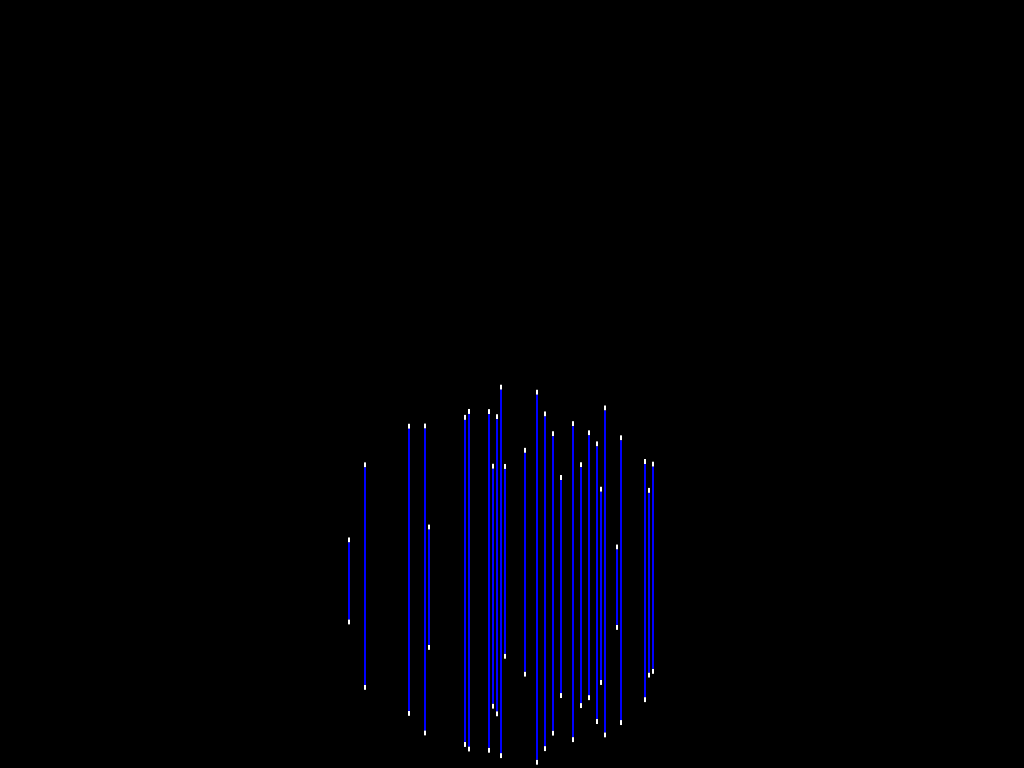
Frame 1 (no input)
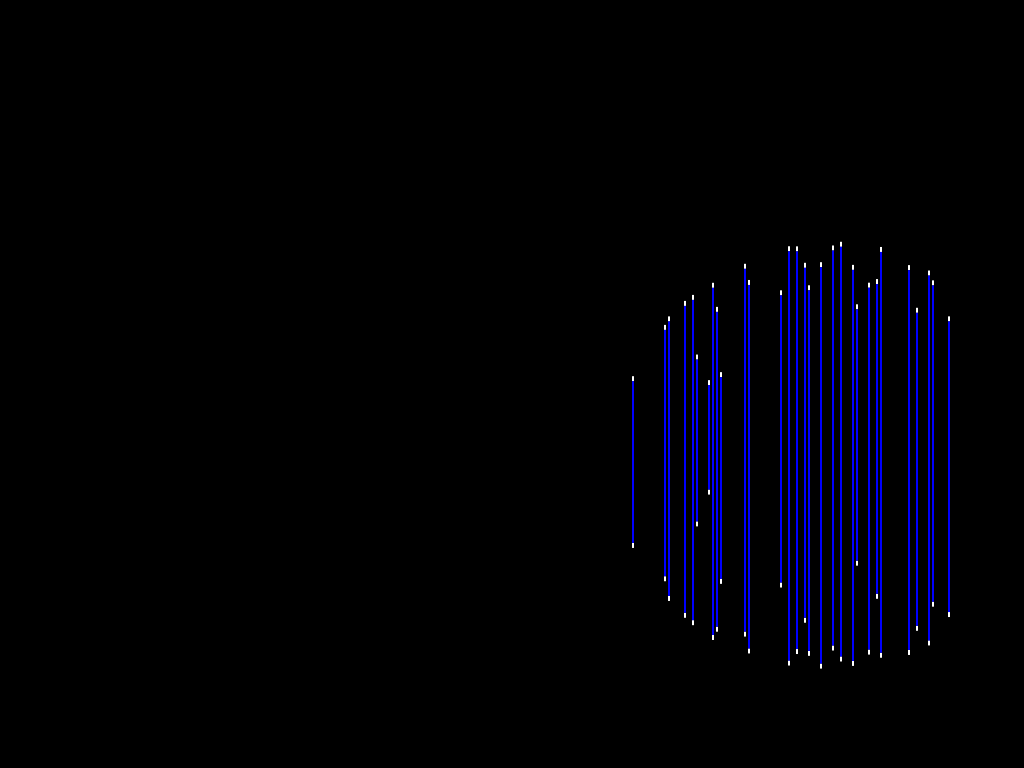
Frame 60 (the mouse pressed at the canvas centre just before this capture)
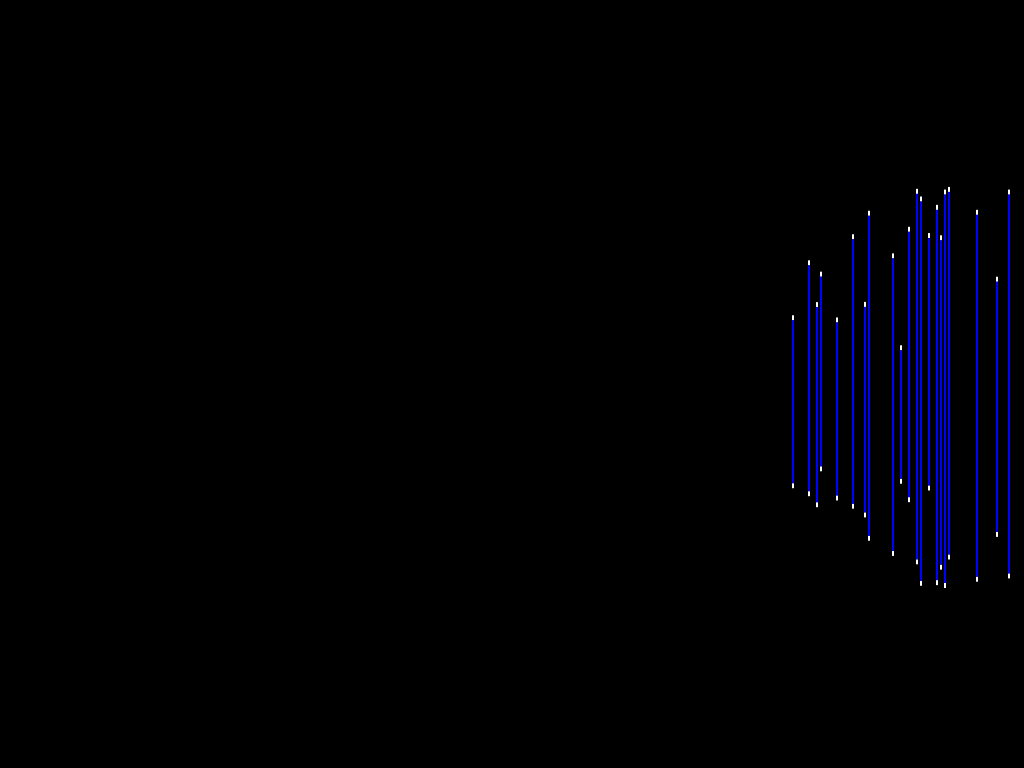
Frame 120 (the mouse held since frame 60 and released just before this capture)

The Processing sketch that drew these frames (run headless with seeded random() and noise(); from frame 60 on, the mouse is pressed at the canvas centre):

// Processing sketch: MOD
// ── MOD.pde
// Wiremap Renderer for GLOBE
// by


//              /      \
//       ______/________\______
//      /      \        /      \
//     /________\      /________\______
//    /                \         |     \
//   /   /      \       \_____   |      \
//      /________\______         |      /
//      \        /      \        |_____/
//       \      /________\
//              \          \     /
//               \_____      \ /
//                           / \
//                         /     \

// March 31, 06

// "a" and "z" mess with the depth of the globe.
// The arrow keys move the globe up, down, left, or right.
// "s" and "x" grown and shrink the globe

// note: all of the calibration functionality should still work

// Modifications by Jukim: globe radius, bouncing added

// Variables for Physical Wiremap
// units in MILLIMETERS

  float depth = 3000.00;                     // distance from projector Mapline
  float map_length = 1280.00;                // mapline length
  float depth_unit = 5.00;                   // units, in inches, along hyp
  float map_unit = 5.00;                     // units, in inches, along mapline
  int wire = 256;                            // number of wires in contraption

// Variables for the Projector

  int wires_hit = 256;                       // how many wires the projector hits
  float ppmm = 0.80;                         // pixels per mm

// Variables for to build the Map

  float[] map = new float[wire];             // distance from mapline to point of intersection along hypot
  float[] x_by_ind = new float[wire];        // x coordinate for each wire
  float[] z_by_ind = new float[wire];        // z coordinate for each wire

// Variables for the Shape to be rendered (a globe)

  float[] globe = new float[3];              // globe x,y,z coords
  float radius = 200.00;                     // globe radius mod

// Variables for Calibration




// Variables for slivers

  boolean loaded = false;                    // switch to load info only once
  int dot_height = 5;                       // height of dots in pxs

// Varaibles for key input

  float step = 3;                           // how far the globe moves / button press

// Variables for globe B

  boolean globe_a = true;
  float[] globe_b = new float[3];              // globe x,y,z coords
  boolean b_visible = false;
  float radius_b = 4;                          // globe radius

  int string_pix_count = 2;

/// MODS

int xdirection = 1;  // Left or Right
int ydirection = 1;  // Top to Bottom
int zdirection = 1;  // Left or Right

float PmouseX ;
float PmouseY ;


float xspeed = 3;  // Speed of the shape
float yspeed = 2.5;  // Speed of the shape
float zspeed = 1.5;  // Speed of the shape


void setup() {
  size(1024, 768);
  background(255);

PmouseX = width/2;
PmouseY = height/2;
  frameRate(30);


}

void draw() {
  noStroke();
  if (loaded == false) {
    loader();
    loaded = true;
  }

  // Update the position of the shape
  PmouseX = PmouseX + ( xspeed * xdirection );
  PmouseY = PmouseY + ( yspeed * ydirection );
  globe[1] = globe[1] + ( zspeed * zdirection );

  // Test to see if the shape exceeds the boundaries of the screen
  // If it does, reverse its direction by multiplying by -1
  if (PmouseX > width-radius || PmouseX-radius < 0) {
    xdirection *= -1;
  }
  if (PmouseY > height-radius || PmouseY-radius < 0) {
    ydirection *= -1;
  }

  if (globe[1] > height || globe[1] < 0) {
    zdirection *= -1;
  }


  globe[0] = (PmouseX / float(width)) * (map_length + radius * 2) - 
(map_length / 2 + radius);
  globe[2] = depth + radius - (PmouseY) / float(height) * (radius * 2 + 
960);
  fill(0);
  rect(0,0,width,height);                              // generate slivers only for hit wires
  for(int i=round((wire - wires_hit)/2); 
i<round((wire-wires_hit)/2)+wires_hit; i+=1){
    gen_circle(i);

  }
}

void loader() {
map[0] = 90;
map[1] = 59;
map[2] = 118;
map[3] = 129;
map[4] = 173;
map[5] = 33;
map[6] = 56;
map[7] = 79;
map[8] = 53;
map[9] = 38;
map[10] = 28;
map[11] = 147;
map[12] = 117;
map[13] = 70;
map[14] = 105;
map[15] = 186;
map[16] = 179;
map[17] = 88;
map[18] = 34;
map[19] = 75;
map[20] = 107;
map[21] = 182;
map[22] = 185;
map[23] = 47;
map[24] = 70;
map[25] = 186;
map[26] = 123;
map[27] = 169;
map[28] = 12;
map[29] = 140;
map[30] = 164;
map[31] = 82;
map[32] = 72;
map[33] = 148;
map[34] = 78;
map[35] = 16;
map[36] = 122;
map[37] = 54;
map[38] = 7;
map[39] = 113;
map[40] = 148;
map[41] = 178;
map[42] = 40;
map[43] = 6;
map[44] = 19;
map[45] = 141;
map[46] = 162;
map[47] = 141;
map[48] = 107;
map[49] = 22;
map[50] = 174;
map[51] = 88;
map[52] = 18;
map[53] = 149;
map[54] = 43;
map[55] = 40;
map[56] = 16;
map[57] = 82;
map[58] = 85;
map[59] = 38;
map[60] = 60;
map[61] = 92;
map[62] = 132;
map[63] = 129;
map[64] = 168;
map[65] = 20;
map[66] = 173;
map[67] = 33;
map[68] = 150;
map[69] = 20;
map[70] = 154;
map[71] = 91;
map[72] = 85;
map[73] = 7;
map[74] = 22;
map[75] = 79;
map[76] = 148;
map[77] = 90;
map[78] = 142;
map[79] = 82;
map[80] = 151;
map[81] = 73;
map[82] = 29;
map[83] = 38;
map[84] = 4;
map[85] = 171;
map[86] = 189;
map[87] = 83;
map[88] = 16;
map[89] = 59;
map[90] = 134;
map[91] = 96;
map[92] = 69;
map[93] = 128;
map[94] = 169;
map[95] = 23;
map[96] = 159;
map[97] = 24;
map[98] = 157;
map[99] = 154;
map[100] = 167;
map[101] = 52;
map[102] = 112;
map[103] = 6;
map[104] = 135;
map[105] = 142;
map[106] = 87;
map[107] = 65;
map[108] = 177;
map[109] = 183;
map[110] = 19;
map[111] = 26;
map[112] = 58;
map[113] = 30;
map[114] = 45;
map[115] = 44;
map[116] = 83;
map[117] = 85;
map[118] = 0;
map[119] = 16;
map[120] = 141;
map[121] = 155;
map[122] = 83;
map[123] = 68;
map[124] = 123;
map[125] = 108;
map[126] = 132;
map[127] = 29;
map[128] = 15;
map[129] = 43;
map[130] = 52;
map[131] = 130;
map[132] = 16;
map[133] = 49;
map[134] = 93;
map[135] = 23;
map[136] = 82;
map[137] = 47;
map[138] = 76;
map[139] = 168;
map[140] = 67;
map[141] = 27;
map[142] = 191;
map[143] = 81;
map[144] = 144;
map[145] = 71;
map[146] = 24;
map[147] = 123;
map[148] = 22;
map[149] = 78;
map[150] = 69;
map[151] = 108;
map[152] = 141;
map[153] = 151;
map[154] = 65;
map[155] = 85;
map[156] = 39;
map[157] = 43;
map[158] = 145;
map[159] = 37;
map[160] = 181;
map[161] = 84;
map[162] = 78;
map[163] = 117;
map[164] = 63;
map[165] = 50;
map[166] = 158;
map[167] = 150;
map[168] = 17;
map[169] = 75;
map[170] = 57;
map[171] = 149;
map[172] = 5;
map[173] = 148;
map[174] = 175;
map[175] = 42;
map[176] = 33;
map[177] = 179;
map[178] = 146;
map[179] = 134;
map[180] = 120;
map[181] = 68;
map[182] = 5;
map[183] = 19;
map[184] = 6;
map[185] = 100;
map[186] = 162;
map[187] = 138;
map[188] = 4;
map[189] = 43;
map[190] = 99;
map[191] = 66;
map[192] = 7;
map[193] = 62;
map[194] = 27;
map[195] = 177;
map[196] = 83;
map[197] = 154;
map[198] = 102;
map[199] = 162;
map[200] = 46;
map[201] = 172;
map[202] = 132;
map[203] = 38;
map[204] = 98;
map[205] = 140;
map[206] = 42;
map[207] = 57;
map[208] = 165;
map[209] = 92;
map[210] = 160;
map[211] = 72;
map[212] = 14;
map[213] = 140;
map[214] = 182;
map[215] = 79;
map[216] = 91;
map[217] = 135;
map[218] = 45;
map[219] = 177;
map[220] = 159;
map[221] = 51;
map[222] = 63;
map[223] = 98;
map[224] = 45;
map[225] = 84;
map[226] = 25;
map[227] = 148;
map[228] = 8;
map[229] = 134;
map[230] = 116;
map[231] = 58;
map[232] = 151;
map[233] = 171;
map[234] = 111;
map[235] = 101;
map[236] = 119;
map[237] = 138;
map[238] = 20;
map[239] = 14;
map[240] = 47;
map[241] = 66;
map[242] = 188;
map[243] = 4;
map[244] = 110;
map[245] = 24;
map[246] = 3;
map[247] = 52;
map[248] = 31;
map[249] = 95;
map[250] = 19;
map[251] = 72;
map[252] = 125;
map[253] = 79;
map[254] = 55;
map[255] = 185;


  globe[0] = 0;
  globe[1] = radius;
  globe[2] = 0;


  for(int j=0; j<wire; j++) {            // calculates x and z coordinates of each wire
    float xmap = (0 - (map_length / 2)) + j*map_unit;
    float hyp = sqrt(sq(xmap) + sq(depth));
    z_by_ind[j] = depth - map[j]*5;
    x_by_ind[j] = xmap - xmap*map[j]/hyp*depth_unit;
  }
}

void gen_circle(int i)
{
  if((x_by_ind[i] >= (globe[0] - radius)) && (x_by_ind[i] <= (globe[0] + 
radius))) {          // if a wire's x is +/- radius inches of globe's
    float local_hyp = sqrt(sq(x_by_ind[i] - globe[0]) + sq(z_by_ind[i] - 
globe[2]));    // find the distance
    if(local_hyp <= radius) {                                                
               // if the distance from globe to wire's x/y is <radius
      float y_abs = sqrt(sq(radius) - sq(local_hyp));
      float y_top_coord = globe[1] + y_abs;
      float y_bot_coord = globe[1] - y_abs;                                  
            // calculate y's intersect
      float y_top_proj = y_top_coord * depth / z_by_ind[i];                  
     // compensate for projection morphing IN INCHES
      float y_bot_proj = y_bot_coord * depth / z_by_ind[i];
      float y_height_proj = y_top_proj - y_bot_proj;
      fill(255);                                                             
        // draw a rectangle at that intersect

      // rect 1 is top dot for sliver
      float left1 = (i-round((wire-wires_hit)/2)) * (width) / wires_hit;
      float top1 = (height/ppmm - y_top_proj) * ppmm;
      float wide1 = width / wires_hit;
      float tall1 = dot_height;
      rect(left1, top1, string_pix_count, tall1);                            
                             // draw a rectangle at that intersect

      // rect 2 is bottom dot for sliver
      float left2 = (i-round((wire-wires_hit)/2)) * (width) / wires_hit;
      float top2 = (height/ppmm - y_bot_proj) * ppmm - dot_height;
      float wide2 = width / wires_hit;
      float tall2 = dot_height;
      rect(left2, top2, string_pix_count, tall2);                            
                             // draw a rectangle at that intersect

      // rect 3 is filler for sliver
      fill(0,0,255);
      float left3 = (i-round((wire-wires_hit)/2)) * (width) / wires_hit;
      float top3 = (height/ppmm - y_top_proj) * ppmm + dot_height;
      float wide3 = width / wires_hit;
      float tall3 = y_height_proj * ppmm - (dot_height * 2);
      rect(left3, top3, string_pix_count, tall3);                            
                             // draw a rectangle at that intersect
    }
  }
}


void keyPressed() {                                           // adjust globe[] accordingly
    if (globe_a == true) {
      if (key == 'w') {
        globe[1] = globe[1] + step;
      } else if (key == 's') {
        globe[1] = globe[1] - step;
      } else if (key == 'e') {
        radius = radius + 5;
      } else if (key == 'd') {
        radius = radius - 5;
      }
    } else {
      if (key == 'w') {
        globe_b[1] = globe_b[1] + step;
      } else if (key == 's') {
        globe_b[1] = globe_b[1] - step;
      } else if (key == 'e') {
        radius_b = radius_b + .1;
      } else if (key == 'd') {
        radius_b = radius_b - .1;
      }
    }


      if (key == 'b') {
        if (b_visible == true) {
        if (globe_a == true) {
          globe_a = false;
        } else {
          globe_a = true;
        }
        }

      } else if (key == 'n') {
        if (b_visible == true) {
          globe_a = true;
          b_visible = false;
        } else {
          b_visible = true;
        }
      }
}
